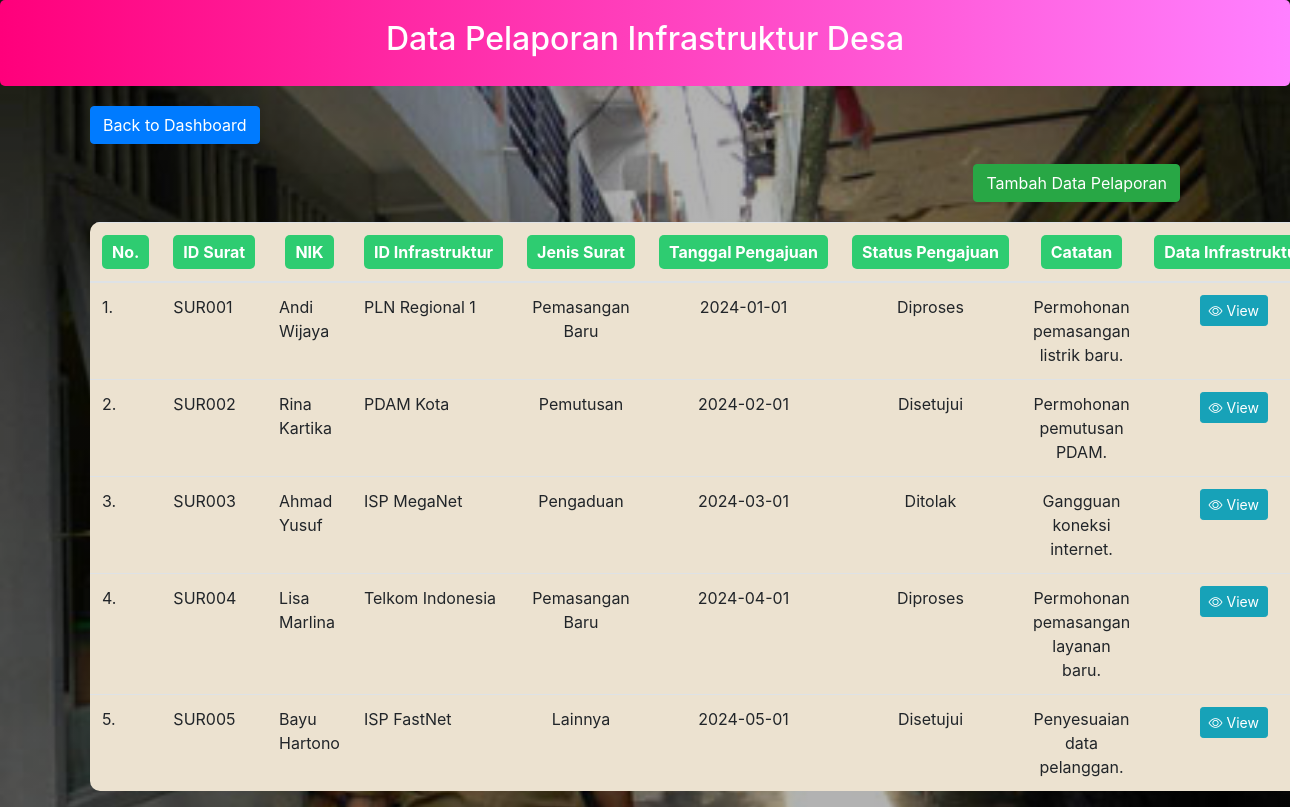
Screenshot of /LDinfra/pelaporan/index.php with the database file from the repository.
### tables this page shows
CREATE TABLE `pengaduan_infrastruktur` (
  `id_surat` varchar(20) NOT NULL,
  `NIK` varchar(20) DEFAULT NULL,
  `id_infrastruktur` varchar(20) DEFAULT NULL,
  `jenis_surat` enum('Pemasangan Baru','Pemutusan','Perubahan Data','Pengaduan','Lainnya') DEFAULT NULL,
  `tanggal_pengajuan` date DEFAULT NULL,
  `status_pengajuan` enum('Diproses','Disetujui','Ditolak') DEFAULT NULL,
  `catatan` text DEFAULT NULL
);

CREATE TABLE `masyarakat` (
  `NIK` varchar(20) NOT NULL,
  `nama_penduduk` varchar(100) DEFAULT NULL,
  `alamat` text DEFAULT NULL,
  `tanggal_lahir` date DEFAULT NULL,
  `no_telepon` varchar(15) DEFAULT NULL,
  `email` varchar(100) DEFAULT NULL
);

CREATE TABLE `infrastruktur` (
  `id_infrastruktur` varchar(20) NOT NULL,
  `jenis_infrastruktur` enum('PLN','PDAM','Internet','Lainnya') DEFAULT NULL,
  `penyedia_layanan` varchar(100) DEFAULT NULL,
  `alamat_kantor` text DEFAULT NULL,
  `no_telepon_kantor` varchar(15) DEFAULT NULL,
  `jam_operasional` varchar(50) DEFAULT NULL
);

### LDinfra/pelaporan/index.php (the view, shortened to what this page needs)
<!DOCTYPE html>
<html>
<head>
    <link rel="stylesheet" href="../../bootstrap/css/bootstrap.min.css">
    <link rel="stylesheet" href="https://cdn.jsdelivr.net/npm/bootstrap-icons@1.9.1/font/bootstrap-icons.css">
</head>
<body>
    <div class="header-gradient">
        <h2>Data Pelaporan Infrastruktur Desa</h2>
    </div>
    <div class="container">
        <div class="back-btn">
                    <a href="../dashboard.php" class="btn btn-primary">Back to Dashboard</a>
                </div>
        <button
            type="button"
            class="btn btn-success float-right"
            style="margin: 20px"
            onclick="location.href='create.php'"
        >
            Tambah Data Pelaporan
        </button>
        <?php
        require 'koneksi.php';
        $sort_column = isset($_GET['sort_column']) ? $_GET['sort_column'] : 'id_surat';
        $sort_order = isset($_GET['sort_order']) ? $_GET['sort_order'] : 'ASC';
        $new_sort_order = ($sort_order == 'ASC') ? 'DESC' : 'ASC';
        $query = "
                SELECT pi.*, i.penyedia_layanan, u.nama_penduduk AS nama_pelapor
                FROM pengaduan_infrastruktur pi
                JOIN infrastruktur i ON pi.id_infrastruktur = i.id_infrastruktur
                JOIN masyarakat u ON pi.NIK = u.NIK
                ORDER BY $sort_column $sort_order
            ";
        $hasil = mysqli_query($conn, $query);
        ?>
        <table class="table table-hover">
            <thead>
                <tr>
                    <th scope="col" style="color: white;">
                        <a class="judultabel">No.</a>
                    </th>
                    <th scope="col">
                        <a href="?sort_column=id_surat&sort_order=<?php echo $new_sort_order; ?>" class="sort-link">ID Surat</a>
                    </th>
                    <th scope="col" style="text-align: center;">
                        <a href="?sort_column=NIK&sort_order=<?php echo $new_sort_order; ?>" class="sort-link">NIK</a>
                    </th>
                    <th scope="col">
                        <a href="?sort_column=id_infrastruktur&sort_order=<?php echo $new_sort_order; ?>" class="sort-link">ID Infrastruktur</a>
                    </th>
                    <th scope="col" style="text-align: center;">
                        <a href="?sort_column=jenis_surat&sort_order=<?php echo $new_sort_order; ?>" class="sort-link">Jenis Surat</a>
                    </th>
                    <th scope="col" style="text-align: center;">
                        <a href="?sort_column=tanggal_pengajuan&sort_order=<?php echo $new_sort_order; ?>" class="sort-link">Tanggal Pengajuan</a>
                    </th>
                    <th scope="col" style="text-align: center;">
                        <a href="?sort_column=status_pengajuan&sort_order=<?php echo $new_sort_order; ?>" class="sort-link">Status Pengajuan</a>
                    </th>
                    <th scope="col" style="text-align: center;">
                        <a href="?sort_column=catatan&sort_order=<?php echo $new_sort_order; ?>" class="sort-link">Catatan</a>
                    </th>
                    <th scope="col" style="text-align: center; color: white;">
                        <a class="judultabel">Data Infrastruktur</a>
                    </th>
                </tr>
            </thead>
            <tbody>
                <?php
                $no = 1;
                while ($data = mysqli_fetch_array($hasil)) {
                    echo "<tr>";
                    echo "<td>" . $no . ".</td>";
                    echo "<td>" . $data['id_surat'] . "</td>";
                    echo "<td>" . htmlspecialchars($data['nama_pelapor']) . "</td>";
                    echo "<td>" . htmlspecialchars($data['penyedia_layanan']) . "</td>";
                    echo "<td style='text-align: center;'>" . $data['jenis_surat'] . "</td>";
                    echo "<td style='text-align: center;'>" . $data['tanggal_pengajuan'] . "</td>";
                    echo "<td style='text-align: center;'>" . $data['status_pengajuan'] . "</td>";
                    echo "<td style='text-align: center;'>" . $data['catatan'] . "</td>";
                    echo "<td style='text-align: center;'>
                            <a href='view.php?id_surat=" . $data['id_surat'] . "' class='btn btn-info btn-sm' title='view'>
                                <i class='bi bi-eye'></i> View
                            </a>
                          </td>";
                    echo "</tr>";
                    $no++;
                }
                ?>
            </tbody>
        </table>
    </div>
</body>
</html>

### LDinfra/pelaporan/index.php (style rules this page uses)
body { background: linear-gradient(rgba(0, 0, 0, 0.3), rgba(0, 0, 0, 0.3)), url('../images/pelaporan.jpg'); background-size: cover; background-position: center; background-attachment: fixed; color: white; height: 100vh; margin: 0; display: flex; flex-direction: column; }
.header-gradient { background: linear-gradient(90deg, #ff007b, #ff80ff); color: white; padding: 20px; margin-bottom: 20px; border-radius: 5px; text-align: center; }
table { background-color: #ECE2D0; border-collapse: collapse; border-radius: 10px; overflow: hidden; }
.judultabel { color: white; background-color: #2ecc71; padding: 5px 10px; border-radius: 5px; text-decoration: none; display: inline-block; text-align: center; }
.sort-link { color: white; background-color: #2ecc71; padding: 5px 10px; border-radius: 5px; text-decoration: none; display: inline-block; text-align: center; }
th { white-space: nowrap; text-overflow: ellipsis; overflow: hidden; }

### rows the page displays
pengaduan_infrastruktur: id_surat "SUR001", NIK.nama_penduduk "Andi Wijaya", id_infrastruktur.penyedia_layanan "PLN Regional 1", jenis_surat "Pemasangan Baru", tanggal_pengajuan "2024-01-01", status_pengajuan "Diproses", catatan "Permohonan pemasangan listrik baru."
pengaduan_infrastruktur: id_surat "SUR002", NIK.nama_penduduk "Rina Kartika", id_infrastruktur.penyedia_layanan "PDAM Kota", jenis_surat "Pemutusan", tanggal_pengajuan "2024-02-01", status_pengajuan "Disetujui", catatan "Permohonan pemutusan PDAM."
pengaduan_infrastruktur: id_surat "SUR003", NIK.nama_penduduk "Ahmad Yusuf", id_infrastruktur.penyedia_layanan "ISP MegaNet", jenis_surat "Pengaduan", tanggal_pengajuan "2024-03-01", status_pengajuan "Ditolak", catatan "Gangguan koneksi internet."
pengaduan_infrastruktur: id_surat "SUR004", NIK.nama_penduduk "Lisa Marlina", id_infrastruktur.penyedia_layanan "Telkom Indonesia", jenis_surat "Pemasangan Baru", tanggal_pengajuan "2024-04-01", status_pengajuan "Diproses", catatan "Permohonan pemasangan layanan baru."
pengaduan_infrastruktur: id_surat "SUR005", NIK.nama_penduduk "Bayu Hartono", id_infrastruktur.penyedia_layanan "ISP FastNet", jenis_surat "Lainnya", tanggal_pengajuan "2024-05-01", status_pengajuan "Disetujui", catatan "Penyesuaian data pelanggan."
